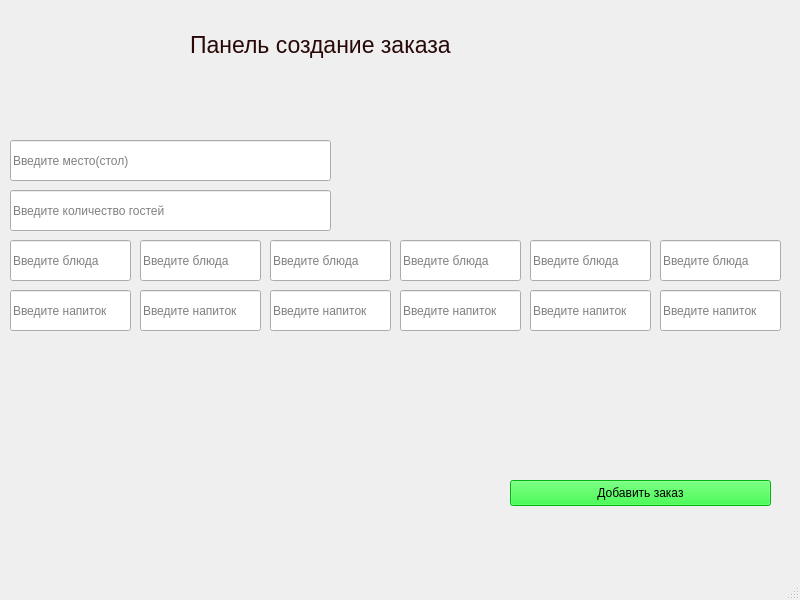
<?xml version="1.0" encoding="UTF-8"?>
<ui version="4.0">
 <class>MainWindow</class>
 <widget class="QMainWindow" name="MainWindow">
  <property name="geometry">
   <rect>
    <x>0</x>
    <y>0</y>
    <width>800</width>
    <height>600</height>
   </rect>
  </property>
  <property name="windowTitle">
   <string>MainWindow</string>
  </property>
  <widget class="QWidget" name="centralwidget">
   <widget class="QLineEdit" name="lineEdit_4">
    <property name="geometry">
     <rect>
      <x>10</x>
      <y>290</y>
      <width>121</width>
      <height>41</height>
     </rect>
    </property>
    <property name="placeholderText">
     <string>Введите напиток</string>
    </property>
   </widget>
   <widget class="QLineEdit" name="lineEdit_3">
    <property name="geometry">
     <rect>
      <x>10</x>
      <y>240</y>
      <width>121</width>
      <height>41</height>
     </rect>
    </property>
    <property name="placeholderText">
     <string>Введите блюда</string>
    </property>
   </widget>
   <widget class="QPushButton" name="pushButton_8">
    <property name="geometry">
     <rect>
      <x>510</x>
      <y>480</y>
      <width>261</width>
      <height>26</height>
     </rect>
    </property>
    <property name="styleSheet">
     <string notr="true">background-color: rgb(0, 255, 20);
</string>
    </property>
    <property name="text">
     <string>Добавить заказ</string>
    </property>
   </widget>
   <widget class="QLabel" name="labelTitlWindow">
    <property name="enabled">
     <bool>false</bool>
    </property>
    <property name="geometry">
     <rect>
      <x>190</x>
      <y>20</y>
      <width>371</width>
      <height>51</height>
     </rect>
    </property>
    <property name="font">
     <font>
      <pointsize>17</pointsize>
     </font>
    </property>
    <property name="layoutDirection">
     <enum>Qt::LeftToRight</enum>
    </property>
    <property name="text">
     <string>&lt;html&gt;&lt;head/&gt;&lt;body&gt;&lt;p&gt;&lt;span style=&quot; color:#290808;&quot;&gt;Панель создание заказа&lt;/span&gt;&lt;/p&gt;&lt;/body&gt;&lt;/html&gt;</string>
    </property>
   </widget>
   <widget class="QLineEdit" name="lineEdit">
    <property name="geometry">
     <rect>
      <x>10</x>
      <y>140</y>
      <width>321</width>
      <height>41</height>
     </rect>
    </property>
    <property name="placeholderText">
     <string>Введите место(стол)</string>
    </property>
   </widget>
   <widget class="QLineEdit" name="lineEdit_2">
    <property name="geometry">
     <rect>
      <x>10</x>
      <y>190</y>
      <width>321</width>
      <height>41</height>
     </rect>
    </property>
    <property name="placeholderText">
     <string>Введите количество гостей</string>
    </property>
   </widget>
   <widget class="QLineEdit" name="lineEdit_5">
    <property name="geometry">
     <rect>
      <x>140</x>
      <y>240</y>
      <width>121</width>
      <height>41</height>
     </rect>
    </property>
    <property name="placeholderText">
     <string>Введите блюда</string>
    </property>
   </widget>
   <widget class="QLineEdit" name="lineEdit_6">
    <property name="geometry">
     <rect>
      <x>270</x>
      <y>240</y>
      <width>121</width>
      <height>41</height>
     </rect>
    </property>
    <property name="placeholderText">
     <string>Введите блюда</string>
    </property>
   </widget>
   <widget class="QLineEdit" name="lineEdit_7">
    <property name="geometry">
     <rect>
      <x>400</x>
      <y>240</y>
      <width>121</width>
      <height>41</height>
     </rect>
    </property>
    <property name="placeholderText">
     <string>Введите блюда</string>
    </property>
   </widget>
   <widget class="QLineEdit" name="lineEdit_8">
    <property name="geometry">
     <rect>
      <x>530</x>
      <y>240</y>
      <width>121</width>
      <height>41</height>
     </rect>
    </property>
    <property name="placeholderText">
     <string>Введите блюда</string>
    </property>
   </widget>
   <widget class="QLineEdit" name="lineEdit_9">
    <property name="geometry">
     <rect>
      <x>660</x>
      <y>240</y>
      <width>121</width>
      <height>41</height>
     </rect>
    </property>
    <property name="placeholderText">
     <string>Введите блюда</string>
    </property>
   </widget>
   <widget class="QLineEdit" name="lineEdit_10">
    <property name="geometry">
     <rect>
      <x>140</x>
      <y>290</y>
      <width>121</width>
      <height>41</height>
     </rect>
    </property>
    <property name="placeholderText">
     <string>Введите напиток</string>
    </property>
   </widget>
   <widget class="QLineEdit" name="lineEdit_11">
    <property name="geometry">
     <rect>
      <x>400</x>
      <y>290</y>
      <width>121</width>
      <height>41</height>
     </rect>
    </property>
    <property name="placeholderText">
     <string>Введите напиток</string>
    </property>
   </widget>
   <widget class="QLineEdit" name="lineEdit_12">
    <property name="geometry">
     <rect>
      <x>270</x>
      <y>290</y>
      <width>121</width>
      <height>41</height>
     </rect>
    </property>
    <property name="placeholderText">
     <string>Введите напиток</string>
    </property>
   </widget>
   <widget class="QLineEdit" name="lineEdit_13">
    <property name="geometry">
     <rect>
      <x>660</x>
      <y>290</y>
      <width>121</width>
      <height>41</height>
     </rect>
    </property>
    <property name="placeholderText">
     <string>Введите напиток</string>
    </property>
   </widget>
   <widget class="QLineEdit" name="lineEdit_14">
    <property name="geometry">
     <rect>
      <x>530</x>
      <y>290</y>
      <width>121</width>
      <height>41</height>
     </rect>
    </property>
    <property name="placeholderText">
     <string>Введите напиток</string>
    </property>
   </widget>
  </widget>
  <widget class="QMenuBar" name="menubar">
   <property name="geometry">
    <rect>
     <x>0</x>
     <y>0</y>
     <width>800</width>
     <height>23</height>
    </rect>
   </property>
  </widget>
  <widget class="QStatusBar" name="statusbar"/>
 </widget>
 <resources/>
 <connections/>
</ui>
